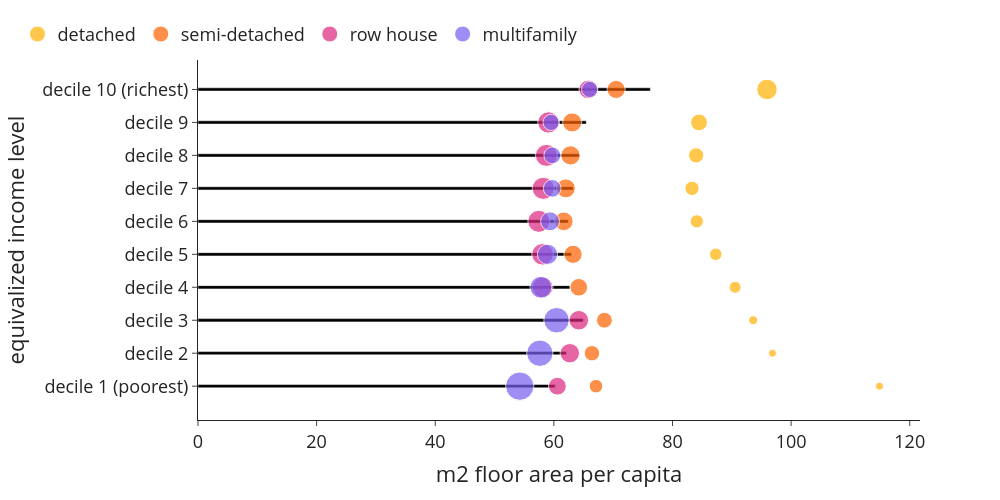

The cell this chart's notebook holds for it:
### Markdown cell above
#### Floor area

### Code cell
bubblechart((use['size'+year+'pp_w1']*use['n_hhd']), use['n_hhd'], use['n_hhd'], 0, 1, 'm2 floor area per capita', 'equivalized income level', 'm2_per_cappp_inc_type')

### Figure 1 — Plotly figure (JSON) as saved in the notebook; plotly's stock layout.template omitted (floating-point values rounded to 4 significant figures)
{"data": [{"alignmentgroup": "True", "hovertemplate": "m2 floor area per capita=%{x}<br>equivalized income level=%{y}<extra></extra>", "legendgroup": "", "marker": {"color": "#000000", "pattern": {"shape": ""}}, "name": "", "offsetgroup": "", "orientation": "h", "showlegend": false, "textposition": "auto", "type": "bar", "x": [60.22, 62.11, 64.95, 62.73, 62.95, 62.42, 63.27, 64.33, 65.46, 76.26], "xaxis": "x", "y": ["decile 1 (poorest)", "decile 2", "decile 3", "decile 4", "decile 5", "decile 6", "decile 7", "decile 8", "decile 9", "decile 10 (richest)"], "yaxis": "y"}, {"legendrank": 0, "marker": {"color": "#ffb000", "size": [32395, 27950, 41945, 72940, 81585, 90300, 104820, 120430, 145785, 218345], "sizemin": 4, "sizemode": "area", "sizeref": 1041.0}, "mode": "markers", "name": "detached", "showlegend": true, "type": "scatter", "x": [114.9, 96.86, 93.6, 90.56, 87.29, 84.1, 83.29, 83.99, 84.47, 95.93], "y": ["decile 1 (poorest)", "decile 2", "decile 3", "decile 4", "decile 5", "decile 6", "decile 7", "decile 8", "decile 9", "decile 10 (richest)"]}, {"legendrank": 1, "marker": {"color": "#fe6100", "size": [95435, 123450, 130370, 162075, 172470, 180210, 186820, 190580, 189560, 171500], "sizemin": 4, "sizemode": "area", "sizeref": 1041.0}, "mode": "markers", "name": "semi-detached", "showlegend": true, "type": "scatter", "x": [67.1, 66.42, 68.52, 64.2, 63.23, 61.67, 62.01, 62.81, 63.09, 70.5], "y": ["decile 1 (poorest)", "decile 2", "decile 3", "decile 4", "decile 5", "decile 6", "decile 7", "decile 8", "decile 9", "decile 10 (richest)"]}, {"legendrank": 2, "marker": {"color": "#dc267f", "size": [164970, 195995, 199015, 227065, 242180, 251775, 253330, 250285, 236150, 182020], "sizemin": 4, "sizemode": "area", "sizeref": 1041.0}, "mode": "markers", "name": "row house", "showlegend": true, "type": "scatter", "x": [60.59, 62.69, 64.21, 58.11, 58.09, 57.46, 58.2, 58.73, 59.08, 65.81], "y": ["decile 1 (poorest)", "decile 2", "decile 3", "decile 4", "decile 5", "decile 6", "decile 7", "decile 8", "decile 9", "decile 10 (richest)"]}, {"legendrank": 3, "marker": {"color": "#785ef0", "size": [416250, 361300, 337500, 246790, 212830, 186680, 163815, 147600, 137350, 137080], "sizemin": 4, "sizemode": "area", "sizeref": 1041.0}, "mode": "markers", "name": "multifamily", "showlegend": true, "type": "scatter", "x": [54.25, 57.63, 60.45, 57.81, 58.93, 59.36, 59.72, 59.74, 59.54, 66.03], "y": ["decile 1 (poorest)", "decile 2", "decile 3", "decile 4", "decile 5", "decile 6", "decile 7", "decile 8", "decile 9", "decile 10 (richest)"]}], "layout": {"bargap": 0.9, "barmode": "relative", "font": {"size": 18}, "height": 500, "legend": {"orientation": "h", "tracegroupgap": 0, "x": -0.25, "xanchor": "left", "y": 1.02, "yanchor": "bottom"}, "margin": {"t": 60}, "width": 1000, "xaxis": {"anchor": "y", "domain": [0, 1], "title": {"text": "m2 floor area per capita"}}, "yaxis": {"anchor": "x", "domain": [0, 1], "title": {"text": "equivalized income level"}}}}
